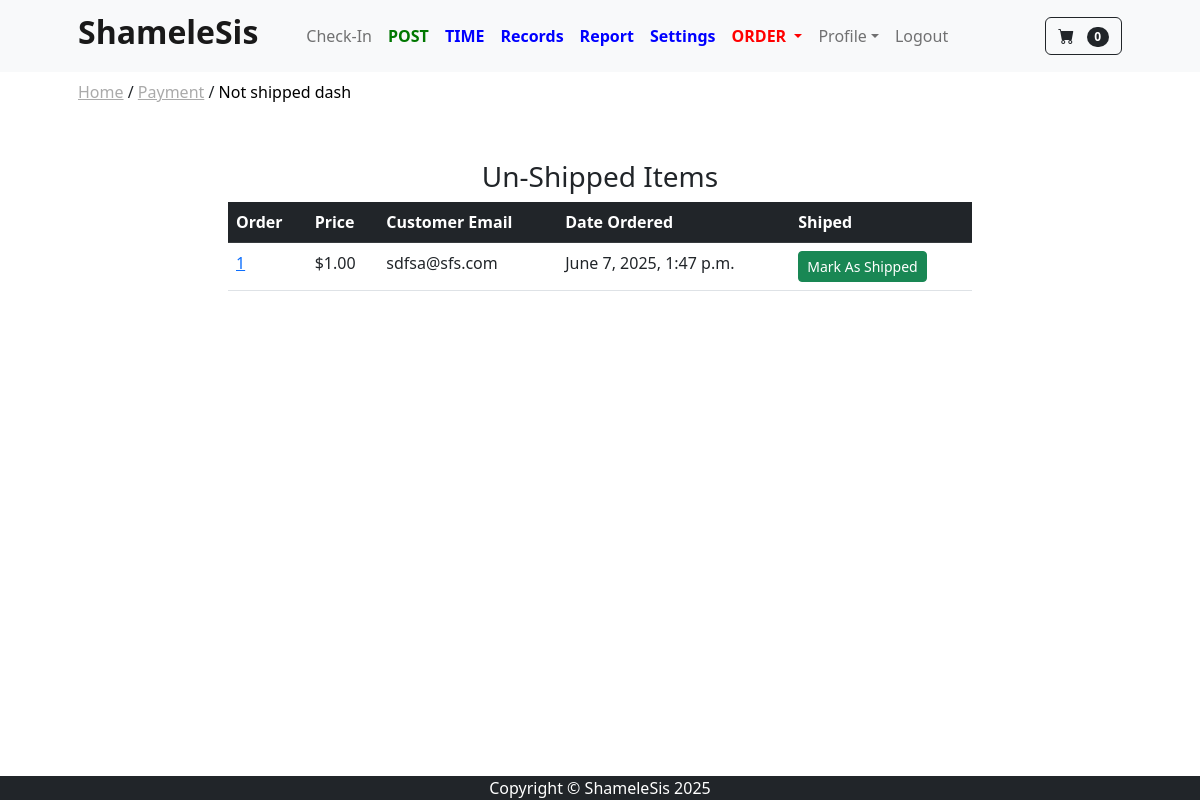
Page /payment/not_shipped_dash (signed in) on the committed database.
### payment/models.py (models this page shows, shortened)
class Order(models.Model):
    user = models.ForeignKey(User, on_delete=models.CASCADE, null=True, blank=True)
    full_name = models.CharField(max_length=255)
    email = models.EmailField(max_length=255)
    shipping_address = models.TextField(max_length=15000)
    amount_paid = models.DecimalField(max_digits=7, decimal_places=2)
    date_ordered = models.DateTimeField(auto_now_add=True)
    shipped = models.BooleanField(default=False)
    date_shipped = models.DateTimeField(blank=True, null=True)
    invoice = models.CharField(max_length=250, null=True, blank=True)
    paid = models.BooleanField(default=False)

### payment/views.py (the view, shortened to what this page needs)
# urls.py: path('not_shipped_dash', views.not_shipped_dash, name='not_shipped_dash'),
def not_shipped_dash(request):
    if request.user.is_authenticated and request.user.is_superuser:
        orders = Order.objects.filter(shipped=False)
        return render(request, "payment/not_shipped_dash.html", {'orders':orders})
    else:
        messages.success(request, ('Access Denied'))
        return redirect('home')

### cart/cart.py (called while the page is built)
    def __len__(self):
        return len(self.cart)

### cart/context_processors.py (called while the page is built)
def cart(request):
    return {'cart': Cart(request)}

### hostel/context_processors.py (called while the page is built)
def language(request):
    return {
        'lang': request.session.get('lang', 'en')
    }

### store/context_processors.py (called while the page is built)
def base_breadcrumbs(request):
    path = request.path
    parts = path.strip('/').split('/')
    breadcrumbs = []
    url = ''
    for part in parts:
        url += f'/{part}'
        breadcrumbs.append({'name': part.replace('_', ' ').capitalize(), 'url': url})
    return {'breadcrumbs': breadcrumbs}

### store/templatetags/breadcrumbs.py (called while the page is built)
@register.inclusion_tag('breadcrumbs.html')
def show_breadcrumbs(breadcrumbs):
    return {'breadcrumbs': breadcrumbs}

### payment/templates/payment/not_shipped_dash.html (shortened to what this page needs)
{% extends 'base.html' %}
{% block content %}
<div class="container">
  <div class="row">
    <center>
      <div class="col-8">
        <br/><br/>
        <h3>Un-Shipped Items</h3>
        <table class="table vtable-striped table-hover table-border">
          <thead class="table-dark">
            <tr>
              <th scope="col">Order</th>
              <th scope="col">Price</th>
              <th scope="col">Customer Email</th>
              <th scope="col">Date Ordered</th>
              <th scope="col">Shiped</th>
            </tr>
          </thead>
          <tbody>
          {% for item in orders %}
          <tr>
            <td><a href="{% url 'orders' item.id %}">{{ item.id }}</a></td>
            <td>${{ item.amount_paid }}</td>
            <td>{{ item.email }}</td>
            <td>{{ item.date_ordered }}</td>
            <td>
              <form method="POST">
                <button type="submit" class="btn btn-sm btn-success">Mark As Shipped</button>
              </form>
            </td>
          </tr>
          {% endfor %}
          </tbody>
        </table>
        <br/><br/>
      </div>
    </center>
  </div>
</div>
{% endblock %}

### static/css/styles_customized.css (style rules this page uses)
html, body { height: 100%; margin: 0; display: flex; flex-direction: column; }

### rows in the picture
Order: id "1", amount_paid "1.00", email "sdfsa@sfs.com", date_ordered "June 7, 2025, 1:47 p.m."

### other values in the picture
{{ cart|length }} "0"
{{ crumb.name }} "Payment"
{{ crumb.name }} "Not shipped dash"
